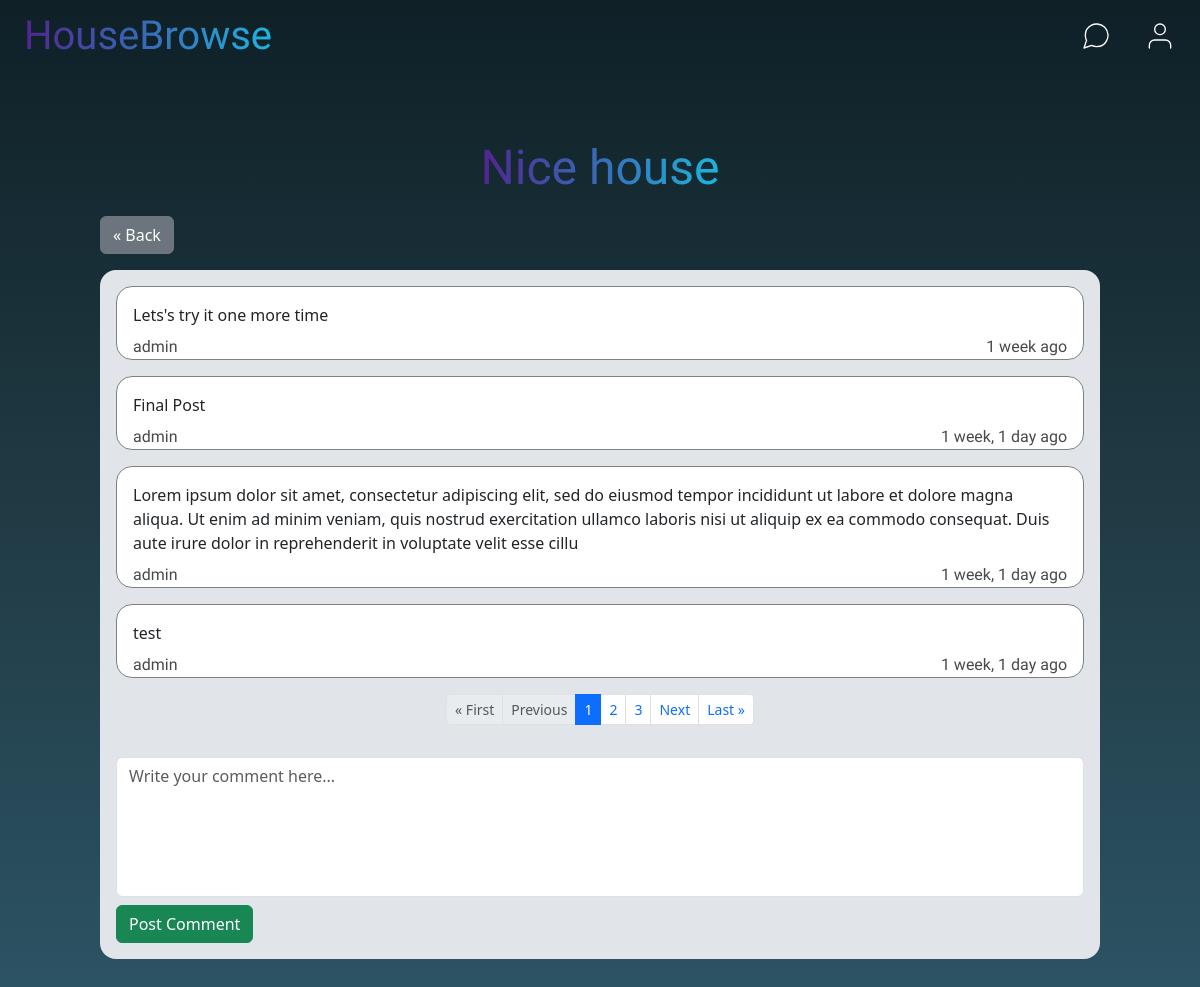
Screenshot of /comments/1 (signed in) with the database file from the repository.
### booking/models.py (models this page shows, shortened)
class Comment(models.Model):
    comment = models.TextField(max_length=300, null=True)
    user = models.ForeignKey(User, null=True, on_delete=models.CASCADE, related_name="user")
    listing = models.ForeignKey(Listing, null=True, on_delete=models.CASCADE, related_name="listing")
    timestamp = models.DateTimeField(auto_now_add=True, null=True)

class User(AbstractUser):
    def __str__(self):
        return f"{self.username}"

### booking/views.py (the view, shortened to what this page needs)
# urls.py: path("comments/<int:listing_id>", views.comments_view, name="comments")
def comments_view(request, listing_id):
    listing = Listing.objects.get(id=listing_id)
    comments_desc = Comment.objects.filter(listing__id=listing_id).order_by("-timestamp")
    paginator = Paginator(comments_desc, 4)
    page = request.GET.get('page')
    comments = paginator.get_page(page)
    comment_form = PostComment()
    if request.method == "GET":
        return render(request, "booking/comments.html", {
            "listing": listing,
            "comments": comments,
            "comment_form": comment_form
        })

### booking/forms.py
class PostComment(ModelForm):
    class Meta:
        model = Comment
        fields = ("comment",)
        labels = {"comment": '',}
        widgets = {"comment": forms.Textarea(attrs={'class': 'form-control', 'placeholder': 'Write your comment here...', 'style':'resize:none;'})}

### booking/templates/booking/comments.html (shortened to what this page needs)
{% extends "booking/base.html" %}
{% load static %}
{% block body %}
<div class="comments_container">
    <h1 class="heading" style="font-size: max(4vw, 40px);">{{ listing.title }}</h1><br/>
    <div class="back_to_detail">
        <a href="{% url 'booking:detail' listing.id %}"><button class="btn btn-secondary">&laquo Back</button></a>
    </div>
    <div class="comments_window">
            {% if comments %}
                {% for comment in comments %}
                <div class="comments">
                    <div class="comment">
                        {{ comment.comment }}
                    </div>
                    <div class="comment_creator">
                            <div>{{ comment.user}}</div>
                            <div>{{ comment.timestamp| timesince }} ago</div>
                    </div>
                </div>
                {% endfor %}
            {% endif %}
        <div class="paginator">
            <nav aria-label="Page navigation">
                <ul class="pagination justify-content center pagination-sm">
                    {% if comments.has_previous %}
                    <li class="page-item"><a class="page-link" href="?page=1">&laquo First</a></li>
                    <li class="page-item"><a class="page-link" href="?page={{ comments.previous_page_number }}">Previous</a></li>
                    {% else %}
                    <li class="page-item disabled"><a class="page-link" href="#">&laquo First</a></li>
                    <li class="page-item disabled"><a class="page-link" href="#">Previous</a></li>
                    {% endif %}
                    {% for i in comments.paginator.page_range %}
                        {% if comments.number == i %}
                            <li class="page-item active"><span class="page-link">{{ i }}</span></li>
                        {% elif i > comments.number|add:'-3' and i < comments.number|add:'3' %}
                            <li class="page-item"><a class="page-link" href="?page={{ i }}">{{ i }}</a></li>
                        {% endif %}
                    {% endfor %}
                    {% if comments.has_next %}
                    <li class="page-item"><a class="page-link" href="?page={{ comments.next_page_number }}">Next</a></li>
                    <li class="page-item"><a class="page-link" href="?page={{ comments.paginator.num_pages }}">Last &raquo</a></li>
                    {% else %}
                    <li class="page-item disabled"><a class="page-link" href="#">Next</a></li>
                    <li class="page-item disabled"><a class="page-link" href="#">Last &raquo</a></li>
                    {% endif %}
                </ul>
            </nav>
        </div>
            {% if request.user.is_authenticated %}
                <form action="" method="POST">
                    <div class="add_comment">
                        {{ comment_form }}
                    </div>
                    <div class="comment_submit_section">
                        <button class="btn btn-success" type="submit" name="sub_comment" value="sub_comment">Post Comment</button>
                    </div>
                </form>
            {% else %}
                <div>&raquo <a href="{% url 'booking:login' %}">Log-in </a> to add comments..</div>
            {% endif %}
    </div>
</div>
{% endblock %}

### booking/static/booking/styles.css (style rules this page uses)
body { min-height: 100vh; width: 100%; min-width: 360px; background-attachment: fixed; background: linear-gradient(to bottom, #0f2027, #203a43, #2c5364); }
.heading { background-image: linear-gradient(to right, #52248f, #1cb5e0); background-clip: text; -webkit-background-clip: text; color: transparent; font-family: 'Josefin Sans', sans-serif; margin: 0; padding: 0; line-height: 1; }
a, a:hover { text-decoration: none; transition: color 0.3s ease-in-out; }
.back_to_detail { width: 100%; max-width: 1000px; display: flex; padding: 0 0 1rem 0; align-self: center; }
.comments_container { width: 95%; margin: auto; display: flex; flex-direction: column; align-items: center; padding: 2rem 0; }
.comment { border-radius: 1rem; padding: 0.5rem; }
.comments_window { display: flex; flex-direction: column; width: 100%; max-width: 1000px; border-radius: 1rem 1rem 1rem 1rem; background-color: #e1e5ea; padding: 1rem; gap: 1rem; }
.add_comment { display: flex; width: 100%; height: calc(100px + 5vh); }
.comment_submit_section { padding-top: 0.5rem; }
.comments { width: 100%; border: 1px solid grey; border-radius: 1rem; padding: 0.5rem 0.5rem 0 0.5rem; display: flex; flex-direction: column; justify-content: space-between; background-color: white; }
.comment { display: flex; }
.comment_creator { display: flex; justify-content: space-between; color: #48494B; font-family: 'Baloo 2'; padding: 0 0.5rem 0 0.5rem; }
.paginator { display: flex; justify-content: center; gap: 0.5rem; }

### rows the page displays
Comment: comment "Lets's try it one more time", user "admin", timestamp "1 week"
Comment: comment "Final Post", user "admin", timestamp "1 week, 1 day"
Comment: comment "Lorem ipsum dolor sit amet, consectetur adipiscing elit, sed do eiusmod tempor incididunt ut labore et dolore magna aliqua. Ut enim ad minim veniam, quis nostrud exercitation ullamco laboris nisi ut aliquip ex ea commodo consequat. Duis aute irure dolor in reprehenderit in voluptate velit esse cillu", user "admin", timestamp "1 week, 1 day"
Comment: comment "test", user "admin", timestamp "1 week, 1 day"

### other values shown
{{ i }} "1"
{{ i }} "2" "3"
